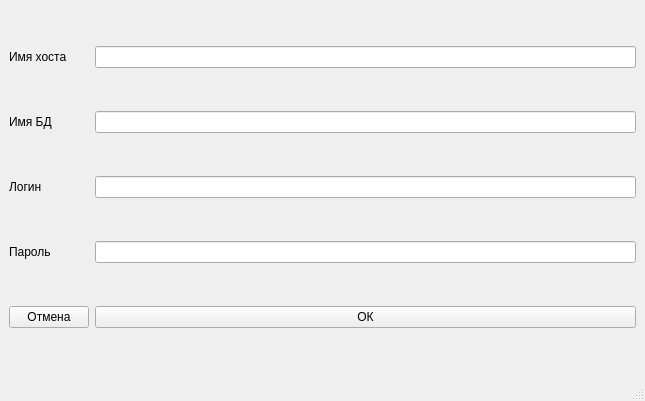
<?xml version="1.0" encoding="UTF-8"?>
<ui version="4.0">
 <class>MainWindow</class>
 <widget class="QMainWindow" name="MainWindow">
  <property name="geometry">
   <rect>
    <x>0</x>
    <y>0</y>
    <width>645</width>
    <height>401</height>
   </rect>
  </property>
  <property name="windowTitle">
   <string>MainWindow</string>
  </property>
  <widget class="QWidget" name="centralwidget">
   <layout class="QGridLayout" name="gridLayout">
    <item row="0" column="1">
     <widget class="QLineEdit" name="ln_hostName">
      <property name="text">
       <string/>
      </property>
     </widget>
    </item>
    <item row="0" column="0">
     <widget class="QLabel" name="lb_hostName">
      <property name="text">
       <string>Имя хоста</string>
      </property>
     </widget>
    </item>
    <item row="1" column="0">
     <widget class="QLabel" name="lb_dataBaseName">
      <property name="text">
       <string>Имя БД</string>
      </property>
     </widget>
    </item>
    <item row="4" column="1">
     <widget class="QPushButton" name="pb_ok">
      <property name="text">
       <string>ОК</string>
      </property>
     </widget>
    </item>
    <item row="3" column="1">
     <widget class="QLineEdit" name="ln_password">
      <property name="text">
       <string/>
      </property>
     </widget>
    </item>
    <item row="3" column="0">
     <widget class="QLabel" name="lb_password">
      <property name="text">
       <string>Пароль</string>
      </property>
     </widget>
    </item>
    <item row="2" column="1">
     <widget class="QLineEdit" name="ln_login">
      <property name="text">
       <string/>
      </property>
     </widget>
    </item>
    <item row="4" column="0">
     <widget class="QPushButton" name="pb_cancel">
      <property name="text">
       <string>Отмена</string>
      </property>
     </widget>
    </item>
    <item row="1" column="1">
     <widget class="QLineEdit" name="ln_dataBaseName">
      <property name="text">
       <string/>
      </property>
     </widget>
    </item>
    <item row="2" column="0">
     <widget class="QLabel" name="lb_login">
      <property name="text">
       <string>Логин</string>
      </property>
     </widget>
    </item>
   </layout>
  </widget>
  <widget class="QMenuBar" name="menubar">
   <property name="geometry">
    <rect>
     <x>0</x>
     <y>0</y>
     <width>645</width>
     <height>21</height>
    </rect>
   </property>
  </widget>
  <widget class="QStatusBar" name="statusbar"/>
 </widget>
 <resources/>
 <connections/>
</ui>
